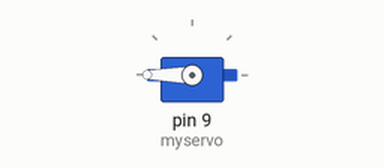
Recording of a sketch running on a simulated Arduino Uno, built with avr-gcc and run on an emulated ATmega328P. Shown: servo.

Above: at 0.05 s.
Timing chart, 0 to 3.0 s (numbered marks = the images above):
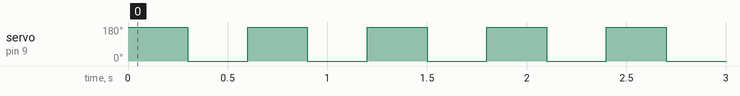

The sketch:

servo_simple.ino
```cpp
//for pot duita kuna ko power bich ko input
//servo R is +ve, O is control, B is for ground
//for servo, we use <servo.h> library
#include<Servo.h>
Servo myservo; //class define gareko
void setup() {
  myservo.attach(9);
}

void loop() {
  myservo.write(180);
  delay(300);
  myservo.write(0);
  delay(300);
}
```

Measured:
- by itself, servo on pin 9 (myservo): alternates 180° for 0.30 s and 0° for 0.30 s
